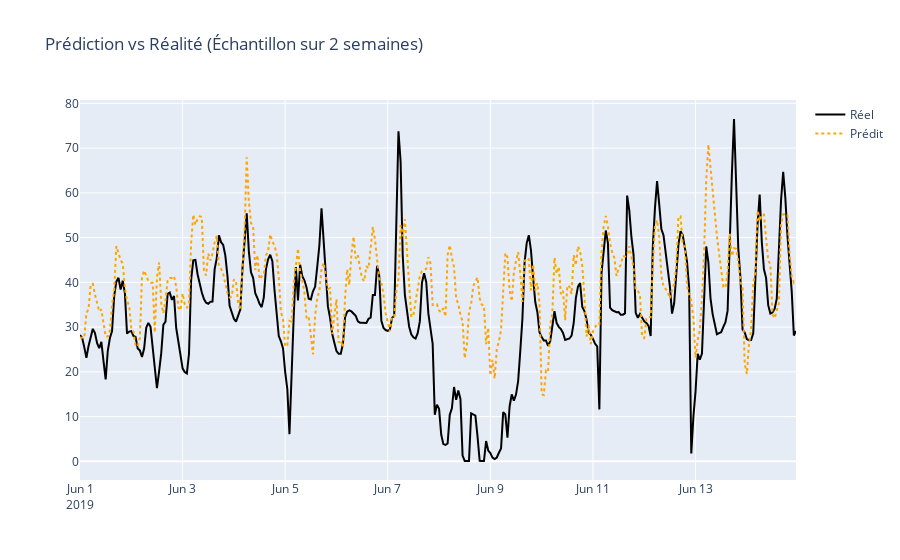

Notebook code cell kept with this figure:
### Markdown cell above
### 5. Modélisation Prédictive (LightGBM)

### Code cell
# ### 5. Modélisation Prédictive (LightGBM)

# Feature Engineering pour le modèle (Lags)
df_model = df_dk.copy()
df_model['price_lag_24h'] = df_model['price'].shift(24)
df_model['wind_forecast_lag_24h'] = df_model['wind_generation'].shift(24) # Approx forecast
df_model = df_model.dropna()

features = ['hour', 'day_of_week', 'month', 'price_lag_24h', 'load_forecast', 'wind_forecast_lag_24h', 'solar_generation']
target = 'price'

# Split Train/Test
split = '2019-06-01'
X_train = df_model.loc[df_model.index < split, features]
y_train = df_model.loc[df_model.index < split, target]
X_test = df_model.loc[df_model.index >= split, features]
y_test = df_model.loc[df_model.index >= split, target]

# Entraînement
model = lgb.LGBMRegressor(random_state=42, n_estimators=500)
model.fit(X_train, y_train)

# Prédiction
y_pred = model.predict(X_test)
print(f"RMSE Test : {np.sqrt(mean_squared_error(y_test, y_pred)):.2f} €/MWh")

# Visualisation Prédiction
fig = px.line(title="Prédiction vs Réalité (Échantillon sur 2 semaines)")
fig.add_scatter(x=y_test.index[:336], y=y_test.values[:336], name="Réel", line_color="black")
fig.add_scatter(x=y_test.index[:336], y=y_pred[:336], name="Prédit", line_color="orange", line_dash="dot")
fig.show()

### Figure 1 — Plotly figure (JSON) as saved in the notebook; plotly's stock layout.template omitted (floating-point values rounded to 4 significant figures; data arrays with more than 128 entries replaced by an {"elided": "..."} marker saying what was removed)
{"data": [{"hovertemplate": "<extra></extra>", "legendgroup": "", "line": {"color": "#636efa", "dash": "solid"}, "marker": {"symbol": "circle"}, "mode": "lines", "name": "", "orientation": "v", "showlegend": false, "type": "scatter", "xaxis": "x", "yaxis": "y"}, {"line": {"color": "black"}, "name": "Réel", "type": "scatter", "x": {"elided": "336 str values"}, "y": {"elided": "336 float values"}}, {"line": {"color": "orange", "dash": "dot"}, "name": "Prédit", "type": "scatter", "x": {"elided": "336 str values"}, "y": {"elided": "336 float values"}}], "layout": {"legend": {"tracegroupgap": 0}, "title": {"text": "Prédiction vs Réalité (Échantillon sur 2 semaines)"}, "xaxis": {"anchor": "y", "domain": [0, 1]}, "yaxis": {"anchor": "x", "domain": [0, 1]}}}
